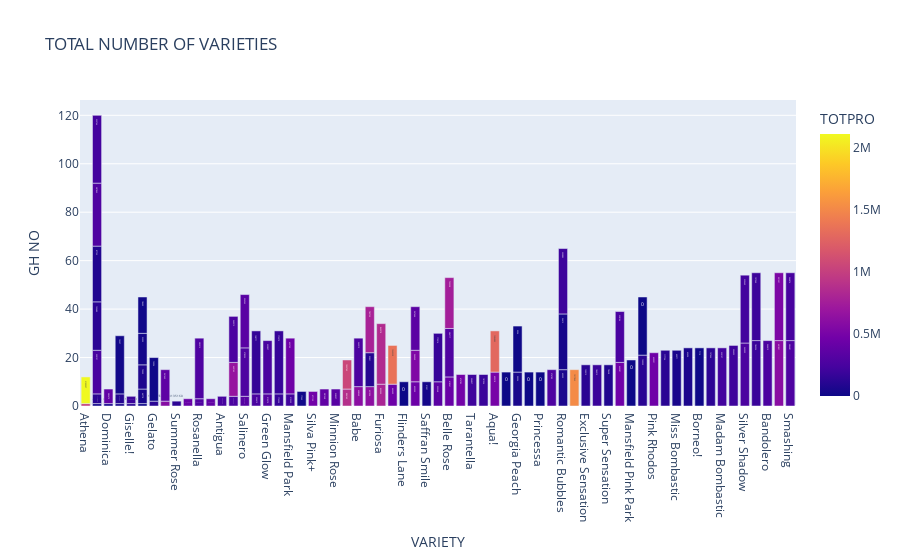

Source (notebook cell):
### Code cell
#bar of total number of varieties per greenhouse in terms of total production
fig=px.bar(data, x='VARIETY', y='GH NO', labels="TOTPRO: Total number of varieties", barmode='group', text='TOTPRO', title='TOTAL NUMBER OF VARIETIES', color='TOTPRO')
fig.show()

### Figure 1 — Plotly figure (JSON) as saved in the notebook; plotly's stock layout.template omitted (floating-point values rounded to 4 significant figures)
{"data": [{"alignmentgroup": "True", "hovertemplate": "VARIETY=%{x}<br>GH NO=%{y}<br>TOTPRO=%{marker.color}<extra></extra>", "legendgroup": "", "marker": {"color": [1027655, 25706, 46052, 56871, 120153, 6713, 125005, 582130, 135160, 414505, 192673, 286446, 383888, 239088, 263069, 117835, 97546, 324738, 256613, 315270, 172590, 219253, 385670, 17265, 471129, 44778, 381268, 328397, 884149, 608560, 621994, 803000, 442609, 0, 435900, 31551, 339268, 73009, 2109597, 418361, 1052743, 361665, 476782, 546060, 204827, 32095, 181954, 499218, 99851, 669142, 0, 50536, 0, 0, 274789, 63539, 18409, 1517865, 1360558, 1286883, 120513, 184913, 78658, 250131, 460581, 12396, 347644, 260212, 9994, 0, 785720, 265913, 286717, 123480, 278390, 173314, 753538, 258106, 120959, 259897, 450591, 336342, 117754, 87725, 452709, 49371, 36612, 62694, 7110, 19237, 127466, 220157, 0, 849978, 282312, 206452, 158771, 287845, 172379, 265009, 186334, 264419, 601831, 200882, 284681, 197940, 225766, 531231, 220649, 244874], "coloraxis": "coloraxis", "pattern": {"shape": ""}}, "name": "", "offsetgroup": "", "orientation": "v", "showlegend": false, "text": [1027655, 25706, 46052, 56871, 120153, 6713, 125005, 582130, 135160, 414505, 192673, 286446, 383888, 239088, 263069, 117835, 97546, 324738, 256613, 315270, 172590, 219253, 385670, 17265, 471129, 44778, 381268, 328397, 884149, 608560, 621994, 803000, 442609, 0, 435900, 31551, 339268, 73009, 2109597, 418361, 1052743, 361665, 476782, 546060, 204827, 32095, 181954, 499218, 99851, 669142, 0, 50536, 0, 0, 274789, 63539, 18409, 1517865, 1360558, 1286883, 120513, 184913, 78658, 250131, 460581, 12396, 347644, 260212, 9994, 0, 785720, 265913, 286717, 123480, 278390, 173314, 753538, 258106, 120959, 259897, 450591, 336342, 117754, 87725, 452709, 49371, 36612, 62694, 7110, 19237, 127466, 220157, 0, 849978, 282312, 206452, 158771, 287845, 172379, 265009, 186334, 264419, 601831, 200882, 284681, 197940, 225766, 531231, 220649, 244874], "textposition": "auto", "type": "bar", "x": ["Athena ", "Dinara", "Dominica", "Gentle Trendsetter", "Giselle!", "Trials", "Gelato", "Mirabel", "Summer Rose", "Alicia", "Giselle!", "Rosanella", "Tessa", "Antigua", "Bombastic ", "Dinara", "Gentle Trendsetter", "Salinero", "Classic Sensation", "Green Glow ", "Inger Kristine", "Mansfield Park", "Dominica", "Mimi Eden", "Silva Pink+", "Trials", "La belle", "Minnion Rose", "Moonwalk", "Babe", "Snowflake", "Furiosa", "Madam Red ", "Flinders Lane", "Reflex", "Saffran Smile", "Summer Dance", "Trials", "Athena ", "Belle Rose", "Moonwalk", "Mirabel", "Nathalie", "Reflex", "Tarantella", "Trials", "Yellow babe", "Aqua!", "Snowflake", "Bombastic ", "Charlize", "Georgia Peach", "Julietta Honey", "Princessa", "Copacabana ", "Romantic Bubbles", "Trials", "Tropical Amazone", "Madam Red ", "Aqua!", "Exclusive Sensation", "Magma", "Super Sensation", "Dinara", "Fireworks", "Gelato", "Reflex", "Bombastic ", "Georgia Peach", "Mansfield Pink Park", "Snowflake", "Babe", "Belle Rose", "Dinara", "Salinero", "Summer Dance", "Belle Rose", "Fireworks", "Sweet Giselle!", "Green Glow ", "Pink Rhodos ", "Salinero", "4 good wedding", "Dinara", "Mansfield Park", "Miss Bombastic", "Romantic Bubbles", "Angel Bombastic", "Borneo!", "Gentle Trendsetter", "Lady Bombastic", "Madam Bombastic", "Sweet Giselle!", "Furiosa", "Rosanella", "Zadique", "Classic Sensation", "Dinara", "Inger Kristine", "Silver Shadow", "Azore", "Bandolero", "Madam Cerise", "Romantic Bubbles", "Smashing", "Azore", "Dinara", "Madam Cerise", "Silver Shadow", "Smashing"], "xaxis": "x", "y": [1, 1, 1, 1, 1, 1, 2, 2, 2, 3, 3, 3, 3, 4, 4, 4, 4, 4, 5, 5, 5, 5, 6, 6, 6, 6, 7, 7, 7, 8, 8, 9, 9, 10, 10, 10, 10, 10, 11, 12, 12, 13, 13, 13, 13, 13, 13, 14, 14, 14, 14, 14, 14, 14, 15, 15, 15, 15, 16, 17, 17, 17, 17, 18, 18, 18, 18, 19, 19, 19, 19, 20, 20, 20, 20, 20, 21, 21, 21, 22, 22, 22, 23, 23, 23, 23, 23, 24, 24, 24, 24, 24, 24, 25, 25, 25, 26, 26, 26, 26, 27, 27, 27, 27, 27, 28, 28, 28, 28, 28], "yaxis": "y"}], "layout": {"autosize": true, "barmode": "group", "coloraxis": {"colorbar": {"title": {"text": "TOTPRO"}}, "colorscale": [[0, "#0d0887"], [0.1111, "#46039f"], [0.2222, "#7201a8"], [0.3333, "#9c179e"], [0.4444, "#bd3786"], [0.5556, "#d8576b"], [0.6667, "#ed7953"], [0.7778, "#fb9f3a"], [0.8889, "#fdca26"], [1, "#f0f921"]]}, "legend": {"tracegroupgap": 0}, "title": {"text": "TOTAL NUMBER OF VARIETIES"}, "xaxis": {"anchor": "y", "autorange": true, "domain": [0, 1], "range": [-0.5, 62.5], "title": {"text": "VARIETY"}, "type": "category"}, "yaxis": {"anchor": "x", "autorange": true, "domain": [0, 1], "range": [0, 126.3], "title": {"text": "GH NO"}, "type": "linear"}}}
